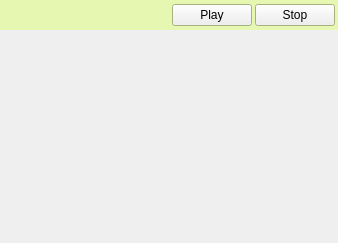
<?xml version="1.0" encoding="UTF-8"?>
<ui version="4.0">
 <class>MediaWidget</class>
 <widget class="QWidget" name="MediaWidget">
  <property name="geometry">
   <rect>
    <x>0</x>
    <y>0</y>
    <width>338</width>
    <height>243</height>
   </rect>
  </property>
  <property name="windowTitle">
   <string>MediaWidget</string>
  </property>
  <layout class="QVBoxLayout" name="verticalLayout">
   <property name="spacing">
    <number>0</number>
   </property>
   <property name="margin">
    <number>0</number>
   </property>
   <item>
    <widget class="QWidget" name="playerWidget" native="true">
     <property name="minimumSize">
      <size>
       <width>0</width>
       <height>30</height>
      </size>
     </property>
     <property name="maximumSize">
      <size>
       <width>16777215</width>
       <height>30</height>
      </size>
     </property>
     <property name="palette">
      <palette>
       <active>
        <colorrole role="Base">
         <brush brushstyle="SolidPattern">
          <color alpha="255">
           <red>255</red>
           <green>255</green>
           <blue>255</blue>
          </color>
         </brush>
        </colorrole>
        <colorrole role="Window">
         <brush brushstyle="SolidPattern">
          <color alpha="255">
           <red>230</red>
           <green>247</green>
           <blue>177</blue>
          </color>
         </brush>
        </colorrole>
       </active>
       <inactive>
        <colorrole role="Base">
         <brush brushstyle="SolidPattern">
          <color alpha="255">
           <red>255</red>
           <green>255</green>
           <blue>255</blue>
          </color>
         </brush>
        </colorrole>
        <colorrole role="Window">
         <brush brushstyle="SolidPattern">
          <color alpha="255">
           <red>230</red>
           <green>247</green>
           <blue>177</blue>
          </color>
         </brush>
        </colorrole>
       </inactive>
       <disabled>
        <colorrole role="Base">
         <brush brushstyle="SolidPattern">
          <color alpha="255">
           <red>230</red>
           <green>247</green>
           <blue>177</blue>
          </color>
         </brush>
        </colorrole>
        <colorrole role="Window">
         <brush brushstyle="SolidPattern">
          <color alpha="255">
           <red>230</red>
           <green>247</green>
           <blue>177</blue>
          </color>
         </brush>
        </colorrole>
       </disabled>
      </palette>
     </property>
     <property name="autoFillBackground">
      <bool>true</bool>
     </property>
     <property name="styleSheet">
      <string notr="true"/>
     </property>
     <layout class="QHBoxLayout" name="horizontalLayout">
      <property name="spacing">
       <number>3</number>
      </property>
      <property name="leftMargin">
       <number>3</number>
      </property>
      <property name="topMargin">
       <number>0</number>
      </property>
      <property name="rightMargin">
       <number>3</number>
      </property>
      <property name="bottomMargin">
       <number>0</number>
      </property>
      <item>
       <spacer name="horizontalSpacer_2">
        <property name="orientation">
         <enum>Qt::Horizontal</enum>
        </property>
        <property name="sizeHint" stdset="0">
         <size>
          <width>40</width>
          <height>20</height>
         </size>
        </property>
       </spacer>
      </item>
      <item>
       <widget class="QPushButton" name="playButton">
        <property name="autoFillBackground">
         <bool>false</bool>
        </property>
        <property name="styleSheet">
         <string notr="true"/>
        </property>
        <property name="text">
         <string>Play</string>
        </property>
        <property name="icon">
         <iconset resource="../silenteye.qrc">
          <normaloff>:/icons/img/play.png</normaloff>:/icons/img/play.png</iconset>
        </property>
       </widget>
      </item>
      <item>
       <widget class="QPushButton" name="stopButton">
        <property name="autoFillBackground">
         <bool>false</bool>
        </property>
        <property name="styleSheet">
         <string notr="true"/>
        </property>
        <property name="text">
         <string>Stop</string>
        </property>
        <property name="icon">
         <iconset resource="../silenteye.qrc">
          <normaloff>:/icons/img/stop.png</normaloff>:/icons/img/stop.png</iconset>
        </property>
       </widget>
      </item>
     </layout>
    </widget>
   </item>
   <item>
    <widget class="QLabel" name="imageLabel">
     <property name="minimumSize">
      <size>
       <width>0</width>
       <height>0</height>
      </size>
     </property>
     <property name="maximumSize">
      <size>
       <width>9999999</width>
       <height>9999999</height>
      </size>
     </property>
     <property name="palette">
      <palette>
       <active>
        <colorrole role="Base">
         <brush brushstyle="SolidPattern">
          <color alpha="255">
           <red>255</red>
           <green>255</green>
           <blue>255</blue>
          </color>
         </brush>
        </colorrole>
        <colorrole role="Window">
         <brush brushstyle="SolidPattern">
          <color alpha="255">
           <red>255</red>
           <green>255</green>
           <blue>255</blue>
          </color>
         </brush>
        </colorrole>
       </active>
       <inactive>
        <colorrole role="Base">
         <brush brushstyle="SolidPattern">
          <color alpha="255">
           <red>255</red>
           <green>255</green>
           <blue>255</blue>
          </color>
         </brush>
        </colorrole>
        <colorrole role="Window">
         <brush brushstyle="SolidPattern">
          <color alpha="255">
           <red>255</red>
           <green>255</green>
           <blue>255</blue>
          </color>
         </brush>
        </colorrole>
       </inactive>
       <disabled>
        <colorrole role="Base">
         <brush brushstyle="SolidPattern">
          <color alpha="255">
           <red>255</red>
           <green>255</green>
           <blue>255</blue>
          </color>
         </brush>
        </colorrole>
        <colorrole role="Window">
         <brush brushstyle="SolidPattern">
          <color alpha="255">
           <red>255</red>
           <green>255</green>
           <blue>255</blue>
          </color>
         </brush>
        </colorrole>
       </disabled>
      </palette>
     </property>
     <property name="font">
      <font>
       <pointsize>11</pointsize>
       <weight>75</weight>
       <italic>true</italic>
       <bold>true</bold>
      </font>
     </property>
     <property name="acceptDrops">
      <bool>false</bool>
     </property>
     <property name="autoFillBackground">
      <bool>false</bool>
     </property>
     <property name="text">
      <string/>
     </property>
     <property name="pixmap">
      <pixmap resource="../silenteye.qrc">:/menu/img/empty.png</pixmap>
     </property>
     <property name="scaledContents">
      <bool>true</bool>
     </property>
     <property name="alignment">
      <set>Qt::AlignCenter</set>
     </property>
     <property name="wordWrap">
      <bool>true</bool>
     </property>
    </widget>
   </item>
  </layout>
 </widget>
 <resources>
  <include location="../silenteye.qrc"/>
 </resources>
 <connections/>
</ui>
